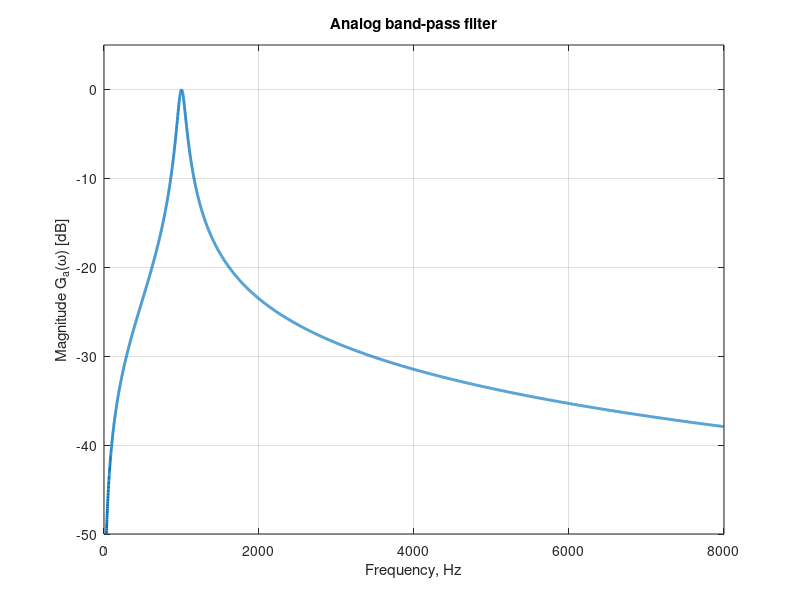
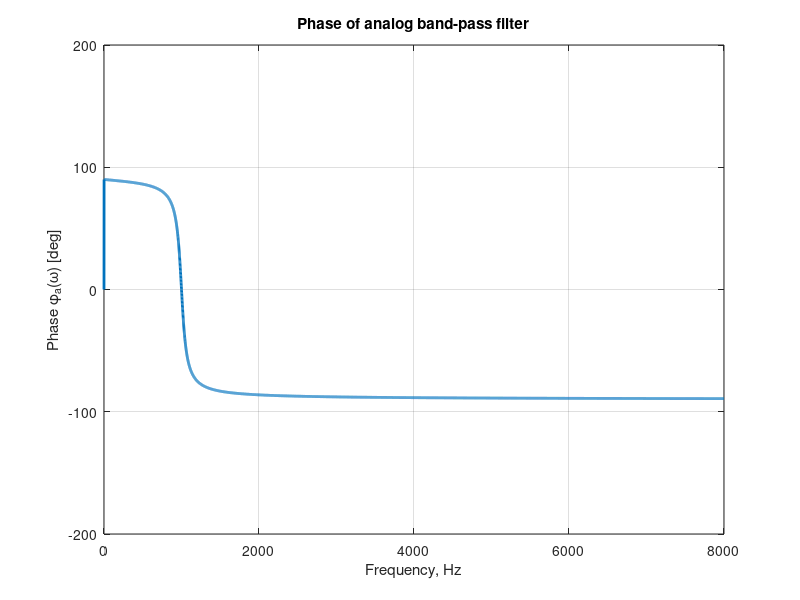

MATLAB code to generate these figures, in order:
clear all; close all; clc;

f0 = 1000;
Q  = 10;
w0 = 2*pi*f0;

num = [w0/Q 0];
den = [1 w0/Q w0^2];

f = 0:1:8000;
w = 2*pi*f;

Ta = freqs(num, den, w);

Ga = 20*log10(abs(Ta));
phi = angle(Ta)*180/pi;

figure(1)
plot(f, Ga, 'linewidth', 2); grid on
xlabel('Frequency, Hz')
ylabel('Magnitude G_a(\omega) [dB]')
title('Analog band-pass filter')
axis([0 8000 -50 5])

figure(2)
plot(f, phi, 'linewidth', 2); grid on
xlabel('Frequency, Hz')
ylabel('Phase \phi_a(\omega) [deg]')
title('Phase of analog band-pass filter')
axis([0 8000 -200 200])
